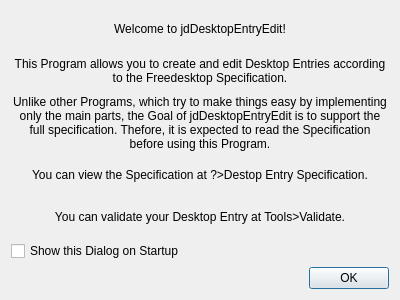
<?xml version="1.0" encoding="UTF-8"?>
<ui version="4.0">
 <class>WelcomeDialog</class>
 <widget class="QDialog" name="WelcomeDialog">
  <property name="geometry">
   <rect>
    <x>0</x>
    <y>0</y>
    <width>400</width>
    <height>300</height>
   </rect>
  </property>
  <property name="windowTitle">
   <string>Welcome</string>
  </property>
  <layout class="QVBoxLayout" name="verticalLayout">
   <item>
    <widget class="QLabel" name="label">
     <property name="text">
      <string>Welcome to jdDesktopEntryEdit!</string>
     </property>
     <property name="alignment">
      <set>Qt::AlignCenter</set>
     </property>
     <property name="wordWrap">
      <bool>true</bool>
     </property>
    </widget>
   </item>
   <item>
    <widget class="QLabel" name="label_2">
     <property name="text">
      <string>This Program allows you to create and edit Desktop Entries according to the Freedesktop Specification.</string>
     </property>
     <property name="alignment">
      <set>Qt::AlignCenter</set>
     </property>
     <property name="wordWrap">
      <bool>true</bool>
     </property>
    </widget>
   </item>
   <item>
    <widget class="QLabel" name="label_3">
     <property name="text">
      <string>Unlike other Programs, which try to make things easy by implementing only the main parts, the Goal of jdDesktopEntryEdit is to support the full specification. Thefore, it is expected to read the Specification before using this Program.</string>
     </property>
     <property name="alignment">
      <set>Qt::AlignCenter</set>
     </property>
     <property name="wordWrap">
      <bool>true</bool>
     </property>
    </widget>
   </item>
   <item>
    <widget class="QLabel" name="label_4">
     <property name="text">
      <string>You can view the Specification at ?&gt;Destop Entry Specification.</string>
     </property>
     <property name="alignment">
      <set>Qt::AlignCenter</set>
     </property>
     <property name="wordWrap">
      <bool>true</bool>
     </property>
    </widget>
   </item>
   <item>
    <widget class="QLabel" name="label_5">
     <property name="text">
      <string>You can validate your Desktop Entry at Tools&gt;Validate.</string>
     </property>
     <property name="alignment">
      <set>Qt::AlignCenter</set>
     </property>
     <property name="wordWrap">
      <bool>true</bool>
     </property>
    </widget>
   </item>
   <item>
    <widget class="QCheckBox" name="show_startup_check_box">
     <property name="text">
      <string>Show this Dialog on Startup</string>
     </property>
    </widget>
   </item>
   <item>
    <widget class="QDialogButtonBox" name="button_box">
     <property name="orientation">
      <enum>Qt::Horizontal</enum>
     </property>
     <property name="standardButtons">
      <set>QDialogButtonBox::Ok</set>
     </property>
    </widget>
   </item>
  </layout>
 </widget>
 <resources/>
 <connections>
  <connection>
   <sender>button_box</sender>
   <signal>accepted()</signal>
   <receiver>WelcomeDialog</receiver>
   <slot>accept()</slot>
   <hints>
    <hint type="sourcelabel">
     <x>248</x>
     <y>254</y>
    </hint>
    <hint type="destinationlabel">
     <x>157</x>
     <y>274</y>
    </hint>
   </hints>
  </connection>
  <connection>
   <sender>button_box</sender>
   <signal>rejected()</signal>
   <receiver>WelcomeDialog</receiver>
   <slot>reject()</slot>
   <hints>
    <hint type="sourcelabel">
     <x>316</x>
     <y>260</y>
    </hint>
    <hint type="destinationlabel">
     <x>286</x>
     <y>274</y>
    </hint>
   </hints>
  </connection>
 </connections>
</ui>
